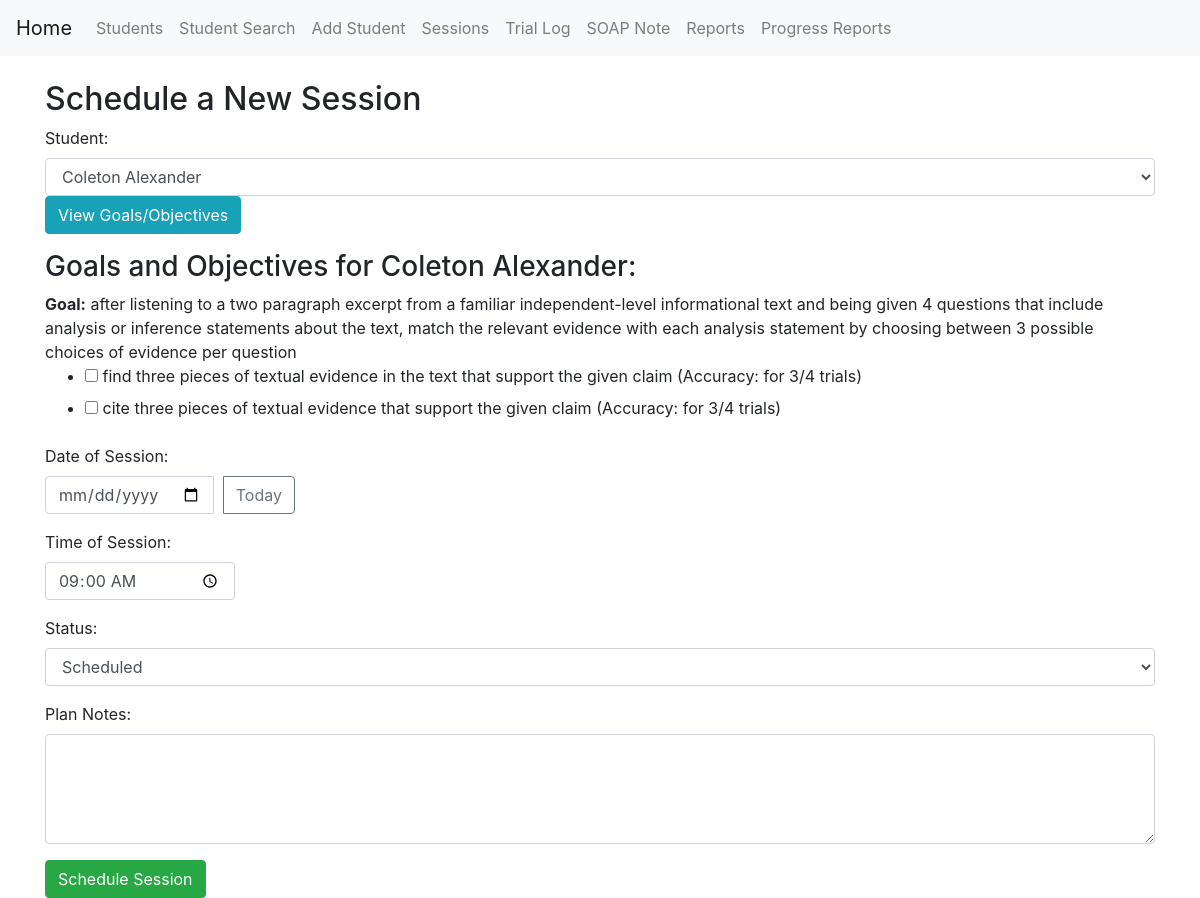
Page /add_session?student_id=2 on the committed database.
### models.py (models this page shows)
class Student(db.Model):
    __tablename__ = 'student'
    student_id = db.Column(db.Integer, primary_key=True)
    first_name = db.Column(db.String(255), nullable=False)
    last_name = db.Column(db.String(255), nullable=False)
    reevaluation_date = db.Column(db.Date)
    annual_review_date = db.Column(db.Date)
    monthly_services = db.Column(db.String(255))
    grade = db.Column(db.String(255))
    preferred_name = db.Column(db.String(255))
    pronouns = db.Column(db.String(50))  # NEW FIELD
    active = db.Column(db.Boolean, default=True)
    sessions = db.relationship('Session', back_populates='student', cascade='all, delete-orphan')
    goals = db.relationship('Goal', back_populates='student', cascade='all, delete-orphan')
    trial_logs = db.relationship('TrialLog', back_populates='student', cascade='all, delete-orphan')  # NEW RELATIONSHIP

class Goal(db.Model):
    __tablename__ = 'goal'
    goal_id = db.Column(db.Integer, primary_key=True)
    student_id = db.Column(db.Integer, db.ForeignKey('student.student_id'), nullable=False)
    goal_description = db.Column(db.String(255), nullable=False)
    active = db.Column(db.Boolean, default=True)  # NEW
    objectives = db.relationship('Objective', back_populates='goal', cascade='all, delete-orphan')
    student = db.relationship('Student', back_populates='goals')

class Objective(db.Model):
    __tablename__ = 'objective'
    objective_id = db.Column(db.Integer, primary_key=True)
    goal_id = db.Column(db.Integer, db.ForeignKey('goal.goal_id'), nullable=False)
    objective_description = db.Column(db.String(255), nullable=False)
    with_accuracy = db.Column(db.String(255))
    notes = db.Column(db.Text)  # NEW
    active = db.Column(db.Boolean, default=True)  # NEW
    goal = db.relationship('Goal', back_populates='objectives')
    sessions = db.relationship('Session', secondary=session_objectives_association, back_populates='objectives')
    trial_logs = db.relationship('TrialLog', back_populates='objective', cascade='all, delete-orphan')  # NEW RELATIONSHIP

### routes.py (the view, shortened to what this page needs)
@routes_bp.route('/add_session', methods=['GET', 'POST'])
def add_session():
  filter_date = request.args.get('filter_date')  # ✅ Preserve date filter
  status_filter = request.args.get('status_filter')  # ✅ Preserve status filter
  students = Student.query.filter_by(active=True).order_by(Student.first_name).all()
  objectives = Objective.query.all()
  selected_student_id = request.args.get('student_id')
  selected_student = Student.query.get(selected_student_id) if selected_student_id else None
  selected_student_goals = selected_student.goals if selected_student else None
  return render_template(
    'add_session.html',
    students=students,
    objectives=objectives,
    selected_student_id=selected_student_id,
    selected_student=selected_student,
    selected_student_goals=selected_student_goals,
    filter_date=filter_date,
    status_filter=status_filter
  )

### templates/add_session.html (shortened to what this page needs)
{% extends "base.html" %}
{% block content %}
<h2>Schedule a New Session</h2>
<form method="POST" action="{{ url_for('routes.add_session', filter_date=request.args.get('filter_date', '')) }}">
  {% include "_session_form_fields.html" %}
  <button type="submit" class="btn btn-success">Schedule Session</button>
</form>
{% endblock %}

### templates/_session_form_fields.html (shortened to what this page needs)
<div class="mb-3">
  <label for="student_id" class="form-label">Student:</label>
  <select id="student_id" name="student_id" class="form-control" required>
    {% for student in students %}
      <option value="{{ student.student_id }}" {% if selected_student_id and student.student_id == selected_student_id|int %}selected{% endif %}>
        {{ student.first_name }} {{ student.last_name }}
      </option>
    {% endfor %}
  </select>
  <button type="button" class="btn btn-info" onclick="viewGoalsObjectives()">View Goals/Objectives</button>
</div>
<div id="goals-objectives-section" class="mb-3">
  {% if selected_student_goals %}
    <h3>Goals and Objectives for {{ selected_student.first_name }} {{ selected_student.last_name }}:</h3>
    {% for goal in selected_student_goals %}
      <div class="mb-3">
        <strong>Goal:</strong> {{ goal.goal_description }}
        {% if goal.objectives %}
          <ul>
            {% for objective in goal.objectives %}
              <li>
                <input type="checkbox" id="objective_{{ objective.objective_id }}" name="objectives" value="{{ objective.objective_id }}"
                  {% if selected_objective_ids is defined and (objective.objective_id in selected_objective_ids) %}checked{% endif %}>
                <label for="objective_{{ objective.objective_id }}">{{ objective.objective_description }} (Accuracy: {{ objective.with_accuracy }})</label>
              </li>
            {% endfor %}
          </ul>
        {% else %}
          <p>No objectives defined for this goal.</p>
        {% endif %}
      </div>
    {% endfor %}
  {% elif selected_student_id %}
    <p>No goals defined for the selected student.</p>
  {% else %}
    <p>Select a student to see their goals and objectives.</p>
  {% endif %}
</div>
<div class="mb-3">
  <label for="date_of_session" class="form-label">Date of Session:</label>
  <div class="input-group" style="max-width: 250px;">
    <input type="date" id="date_of_session" name="date_of_session" class="form-control small-input"
      value="{{ session_obj.date_of_session.isoformat() if session_obj is defined else request.form.get('date_of_session', today) }}">
    <div class="input-group-append">
      <button type="button" class="btn btn-outline-secondary" onclick="setToday('date_of_session')">Today</button>
    </div>
  </div>
</div>
<div class="mb-3">
  <label for="time_of_session" class="form-label">Time of Session:</label>
  <div class="input-group" style="max-width: 200px;">
    <input type="time" id="time_of_session" name="time_of_session" class="form-control small-input"
      value="{{ session_obj.time_of_session.isoformat()[:5] if session_obj is defined else request.form.get('time_of_session', '09:00') }}">
  </div>
</div>
<div class="mb-3">
  <label for="status" class="form-label">Status:</label>
  <select id="status" name="status" class="form-control">
    {% if session_obj is defined %}
      <option value="Scheduled" {% if session_obj.status == 'Scheduled' %}selected{% endif %}>Scheduled</option>
      <option value="Completed" {% if session_obj.status == 'Completed' %}selected{% endif %}>Completed</option>
      <option value="Makeup Needed" {% if session_obj.status == 'Makeup Needed' %}selected{% endif %}>Makeup Needed</option>
      <option value="Excused Absence" {% if session_obj.status == 'Excused Absence' %}selected{% endif %}>Excused Absence</option>
    {% else %}
      <option value="Scheduled" selected>Scheduled</option>
    {% endif %}
  </select>
</div>
<div class="mb-3">
  <label for="plan_notes" class="form-label">Plan Notes:</label>
  <textarea id="plan_notes" name="plan_notes" rows="4" class="form-control">{{ session_obj.plan_notes if session_obj is defined else '' }}</textarea>
</div>

### templates/base.html (style rules this page uses)
.small-input { width: 150px; display: inline-block; margin-right: 10px; }

### rows in the picture
Student: first_name "Coleton", last_name "Alexander"
Goal: goal_description "after listening to a two paragraph excerpt from a familiar independent-level informational text and being given 4 questions that include analysis or inference statements about the text, match the relevant evidence with each analysis statement by choosing between 3 possible choices of evidence per question"
Objective: objective_description "find three pieces of textual evidence in the text that support the given claim", with_accuracy "for 3/4 trials"
Objective: objective_description "cite three pieces of textual evidence that support the given claim", with_accuracy "for 3/4 trials"

### other values in the picture
form field student_id "Coleton Alexander"
